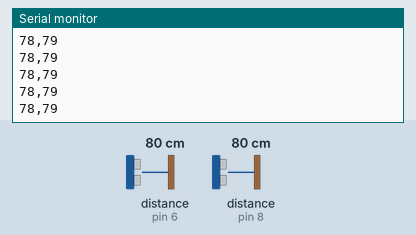
A sketch run on a simulated Arduino Uno, built with avr-gcc and run on an emulated ATmega328P. On the bench: the last lines printed to the serial monitor. Wiring (inferred from the names in the program): 2 × ultrasonic range finder: trigger pin 7, echo pin 6 / trigger pin 9, echo pin 8. Inputs (shaded band) come from the test bench; at power-on: distance to the obstacle (sensors on pin 6, pin 8) 80 cm. The echo pulse lasts 58.3 µs per cm.

Above: at 1.2 s.
1.3 s: distance to the obstacle (sensor on pin 6) set to 2 cm
At 1.34 s:
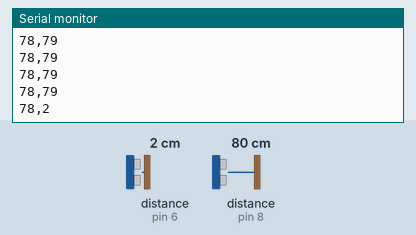
2.8 s: distance to the obstacle (sensor on pin 8) set to 2 cm
At 2.82 s:
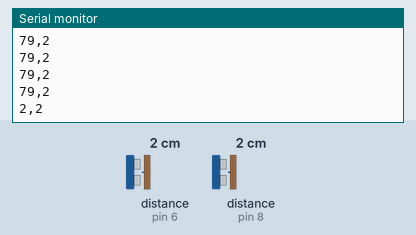
4.3 s: distance to the obstacle (sensor on pin 6) set to 4 cm
At 4.34 s:
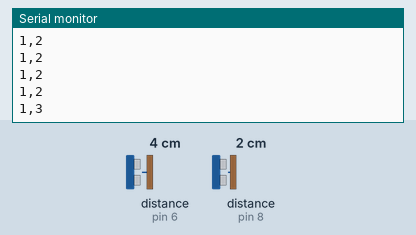
5.8 s: distance to the obstacle (sensor on pin 8) set to 60 cm
At 5.86 s:
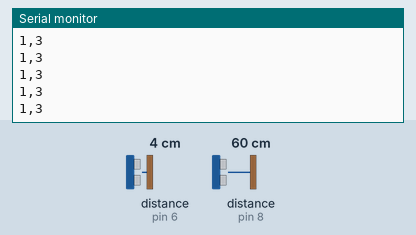
Timing chart, 0 to 8.8 s (numbered marks = the images above; inputs shaded):
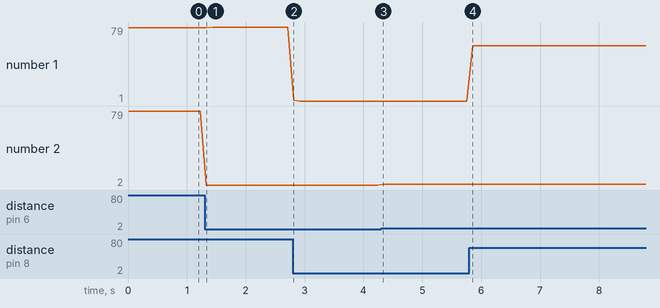

Measured:
- after the input at 1.3 s, the serial monitor: prints a new line at once (image 1)
- after the input at 2.8 s, the serial monitor: prints a new line at once (image 2)
- after the input at 4.3 s, the serial monitor: prints a new line at once (image 3)
- plotted number 1: 79 → 1 after the input at 2.8 s, 1 → 59 after the input at 5.8 s
- plotted number 2: 79 → 2 after the input at 1.3 s, 2 → 3 after the input at 4.3 s

The sketch:

gesture_control.ino
```cpp
// GESTURE CONTROL USING ULTRASONIC SENSORS
// Arduino sends distance values of Right & Left
// ultrasonic sensors to the computer via Serial.
// Python reads these values and performs actions.


// RIGHT SENSOR PINS
#define trigR 9     // Trigger pin for RIGHT sensor at pin 9
#define echoR 8     // Echo pin for RIGHT sensor


// LEFT SENSOR PINS
#define trigL 7     // Trigger pin for LEFT sensor at pin 7
#define echoL 6     // Echo pin for LEFT sensor

long durationR, distanceR;
long durationL, distanceL;

void setup() {
  Serial.begin(9600);  // Start serial communication at 9600 baud rate

  // Set RIGHT sensor pins
  pinMode(trigR, OUTPUT);
  pinMode(echoR, INPUT);

  // Set LEFT sensor pins
  pinMode(trigL, OUTPUT);
  pinMode(echoL, INPUT);
}

// Function to measure distance using ultrasonic sensor
long getDistance(int trigPin, int echoPin) {

  // LOW -> HIGH -> LOW = Send ultrasonic sound wave
  digitalWrite(trigPin, LOW);
  delayMicroseconds(2);
  digitalWrite(trigPin, HIGH);
  delayMicroseconds(10);
  digitalWrite(trigPin, LOW);

  // Measure time for sound to return by
  long duration = pulseIn(echoPin, HIGH);

  // Convert time -> distance (in cm), .034 cm/us is speed of sound
  long distance = duration * 0.034 / 2;

  return distance;
}

void loop() {

  // Read RIGHT & LEFT sensor distances
  distanceR = getDistance(trigR, echoR);
  distanceL = getDistance(trigL, echoL);

  // Send both distances to Python in this format:
  // Example: 25,40
  Serial.print(distanceR);
  Serial.print(",");
  Serial.println(distanceL);

  delay(100);  // 0.1 second delay for stability
}
```
